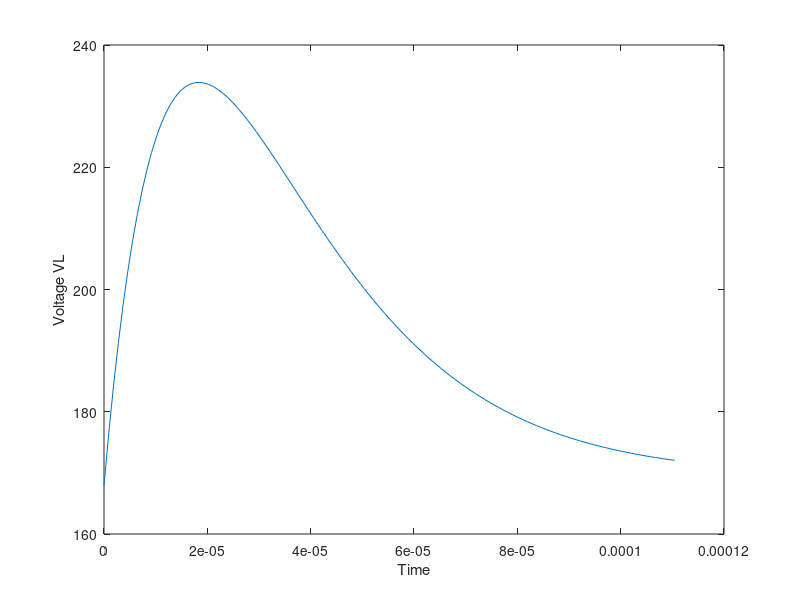

This figure's MATLAB source:
clear all
y_0 = 167.9;%VL(0-)
abs(y_0);
angle(y_0)*180/pi;
R = 144;%ohms
L = 0.00265;%mH
tau = L/R;
T = 1/60;
delta_t = 5*tau/100;% < T/100
phi = 0;
A = 1.1785;%mag of i for t>0
omega = 2 * pi * 60;
a = tau/delta_t;%used to discretize diff eq
Z = 144 + j*0.999;%impedence after switch opens

%particular sol
t = [0:delta_t:6*tau];
yp = zeros(size(t));
x = R*  (A* cos(omega * t - phi*pi/180)+1.1785*exp(-t/tau));%multiply by R to get VL
for n = 1:1:length(t)-1
    if n == 1
        yp(1) = y_0;
        yp(n+1) = ((x(n))-yp(n)+a*yp(n))/a;
    else
        yp(n+1) = ((x(n))-yp(n)+a*yp(n))/a;
    end
end
figure(1);
plot(t,yp);
xlabel('Time');
ylabel('Voltage VL');
